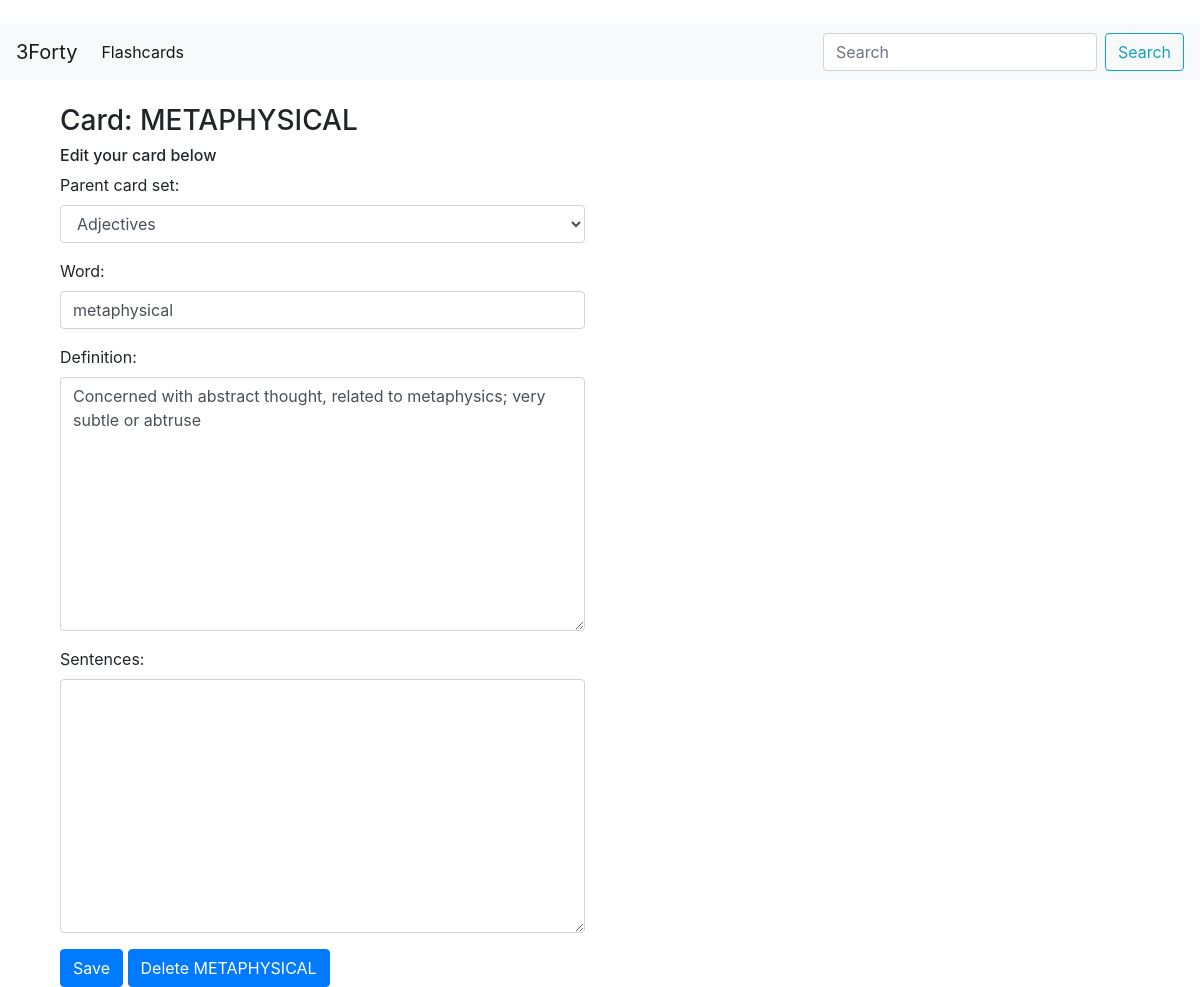
The app's page /flashcards/edit_card/2 with its own data.
### flashcards/models.py (models this page shows, shortened)
class Card(models.Model):
    parent_card_set = models.ForeignKey(Card_Set, on_delete = models.CASCADE)
    word = models.CharField(max_length = 50, null = False, blank = False)           # Vocabulary word
    definition = models.TextField(max_length = 500, null = False, blank = False)    # Vocabulary word's definition
    sentences = models.TextField(max_length = 500, null = False, blank = True)                                      # Vocabulary word used in sentence
    def __str__(self):
        return self.word

### flashcards/views.py (the view)
# urls.py: url(r'edit_card/(?P<card_id>[\d]+)', views.edit_card, name = 'edit_card'),
def edit_card(request, card_id):
    card_object = get_object_or_404(Card, id = card_id)
    if request.method == 'POST':
        form = Card_Form(request.POST, instance = card_object)
        if form.is_valid():
            form.save()
            return HttpResponseRedirect(reverse('flashcards:flashcards'))
    else:
        form = Card_Form(instance = card_object)
    context = {'form': form, 'edit_mode': True, 'card_object': card_object}
    return render(request, 'flashcards/add_edit_cards.html', context)

### flashcards/forms.py
class Card_Form(ModelForm):
    class Meta:
        model = Card
        fields = ['parent_card_set', 'word', 'definition', 'sentences']

### flashcards/models.py (called while the page is built)
    def __str__(self):
        return self.topic

### flashcards/templates/flashcards/add_edit_cards.html (shortened to what this page needs)
{% extends 'base.html' %}
{% load widget_tweaks %}
{% block body %}
<div class="container">
    <div class="col-xl-6">
        {% if card_object %}
            <h3>Card: {{ card_object | upper}}</h3>
            <h6>Edit your card below</h6>
        {% else %}
            <h3>Add Card</h3>
            <h6>Create a new card below</h6>
        {% endif %}
        <form method="POST" nonvalidate>
            {% for field in form %}
            <div class="form-group">
                {{ field.label_tag }}
                {% render_field field class="form-control" %}
            </div>
            {% endfor %}
            <button class="btn btn-primary btn-md" type="submit">Save</button>
            {% if edit_mode %}
            <a class="btn btn-primary btn-md"
            href="{% url 'flashcards:delete_card' card_object.id %}"
            role="button">Delete {{ card_object | upper }}</a>
            {% endif %}
        </form>
    </div>
</div>
{% endblock %}

### records on screen
Card: word "METAPHYSICAL", parent_card_set "Adjectives" "metaphysical" "Concerned with abstract thought, related to metaphysics; very subtle or abtruse"

### other values on screen
{{ field.label_tag }} "Parent card set:" "Word:" "Definition:" "Sentences:"
